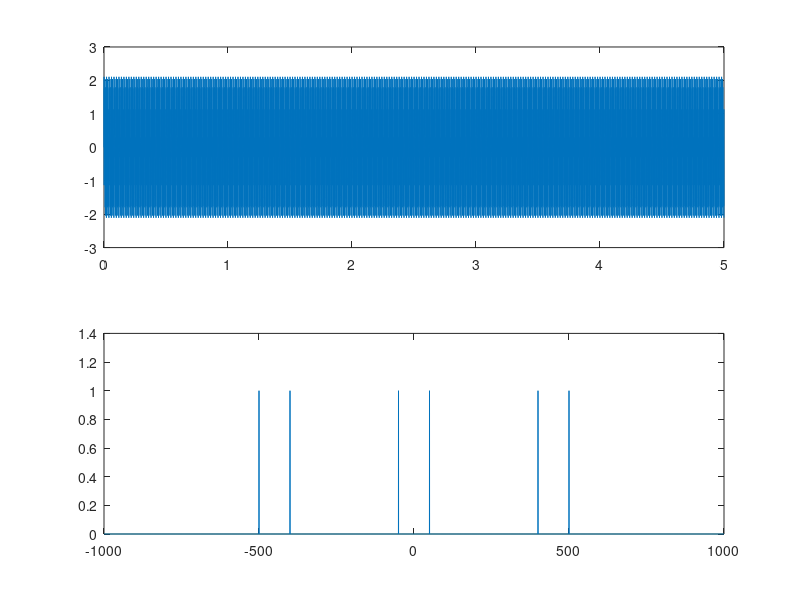
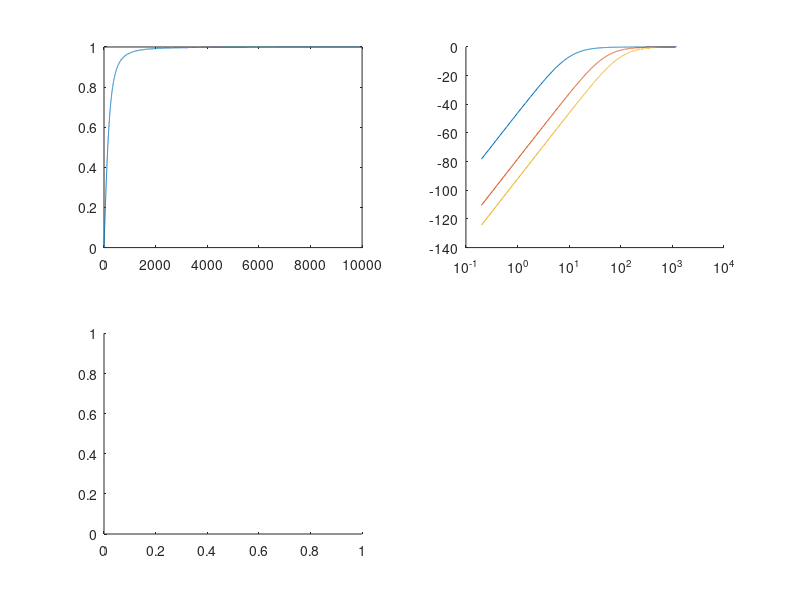

MATLAB code to generate these figures, in order: (Note: this script raises an error after producing the figures.)
clear all
close all
clc

Te = 0.0005;
Fe=1/Te;
f1=500;
f2=400;
f3=50;


t = 0:Te:5-Te;
N = length(t);

x = sin(2*pi*f1*t) + sin(2*pi*f2*t) + sin(2*pi*f3*t);
subplot(2, 1, 1)
plot(t, x)
subplot(2, 1, 2)
f = (0:N-1)*(Fe/N);
fshift = (-N/2:N/2 - 1)*(Fe/N);
y = fft(x);
plot(fshift,fftshift(2*abs(y)/N))

figure(2)
subplot(2,2,1)
K = 1;
wc = 50;
w = f;
H = (K*1j*(w/wc))./(1 + 1j*(w/wc));
plot(abs(H));

subplot(2, 2, 2)
hold on
wc = 10;
H1 = (K*1j*(w/wc))./(1 + 1j*(w/wc));
semilogx(w, 20*log(abs(H1)));
wc = 50;
H2 = (K*1j*(w/wc))./(1 + 1j*(w/wc));
semilogx(w, 20*log(abs(H2)));
wc = 100;
H3 = (K*1j*(w/wc))./(1 + 1j*(w/wc));
semilogx(w, 20*log(abs(H3)));
hold off

subplot(2, 2, 3)

filterH3 = [H(1:floor(N/2)), flip(H(1:floor(N/2)))];
s = y .* filterH3;
S = ifft(s, "symmetric");
plot(fshift, fftshift(2*abs(fft(S))/N))



